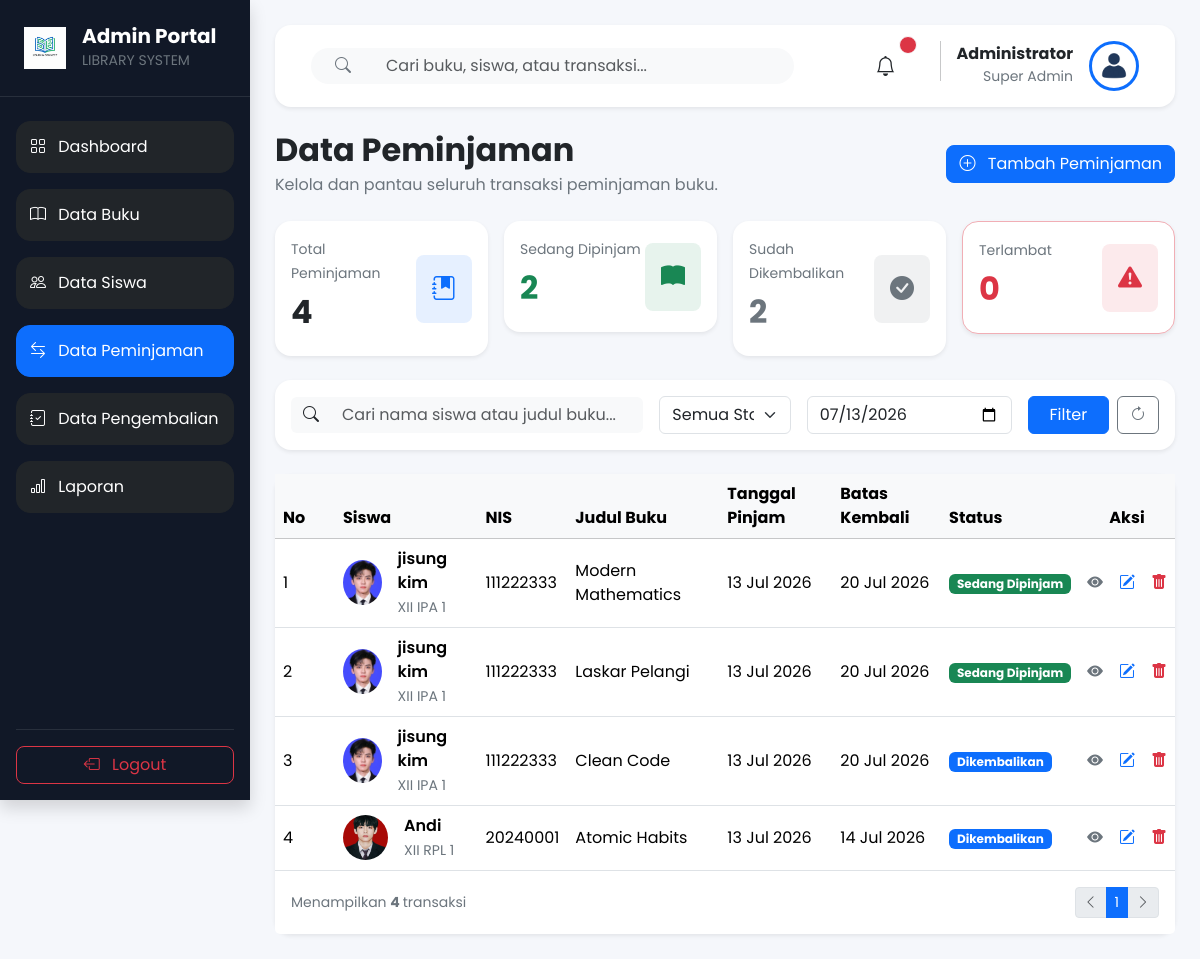
/admin/peminjaman.php?tanggal=2026-07-13 (signed in), run on the app's committed database.
### tables this page shows
CREATE TABLE `peminjaman` (
  `id_pinjam` int(11) NOT NULL,
  `id_siswa` int(11) NOT NULL,
  `id_buku` int(11) NOT NULL,
  `id_admin` int(11) NOT NULL,
  `tanggal_pinjam` date DEFAULT NULL,
  `batas_kembali` date DEFAULT NULL,
  `status` enum('Dipinjam','Dikembalikan','Terlambat') DEFAULT 'Dipinjam'
);

CREATE TABLE `siswa` (
  `id_siswa` int(11) NOT NULL,
  `nis` varchar(20) NOT NULL,
  `nama_siswa` varchar(100) NOT NULL,
  `kelas` varchar(30) DEFAULT NULL,
  `jenis_kelamin` enum('L','P') DEFAULT NULL,
  `email` varchar(100) DEFAULT NULL,
  `no_hp` varchar(20) DEFAULT NULL,
  `alamat` text DEFAULT NULL,
  `password` varchar(255) NOT NULL,
  `foto` varchar(255) DEFAULT NULL,
  `created_at` timestamp NOT NULL DEFAULT current_timestamp()
);

CREATE TABLE `buku` (
  `id_buku` int(11) NOT NULL,
  `isbn` varchar(30) DEFAULT NULL,
  `judul` varchar(200) NOT NULL,
  `penulis` varchar(150) DEFAULT NULL,
  `penerbit` varchar(150) DEFAULT NULL,
  `tahun_terbit` year(4) DEFAULT NULL,
  `stok` int(11) DEFAULT 0,
  `cover` varchar(255) DEFAULT NULL,
  `deskripsi` text DEFAULT NULL,
  `id_kategori` int(11) DEFAULT NULL,
  `id_lokasi` int(11) DEFAULT NULL
);

### admin/peminjaman.php (the view, shortened to what this page needs)
<?php
include "../config/koneksi.php";
$totalPinjam = mysqli_fetch_assoc(
    mysqli_query($conn,"
    SELECT COUNT(*) AS total
    FROM peminjaman
    ")
);
$sedangDipinjam = mysqli_fetch_assoc(
    mysqli_query($conn,"
    SELECT COUNT(*) AS total
    FROM peminjaman
    WHERE status='Dipinjam'
    ")
);
$sudahKembali = mysqli_fetch_assoc(
    mysqli_query($conn,"
    SELECT COUNT(*) AS total
    FROM peminjaman
    WHERE status='Dikembalikan'
    ")
);
$terlambat = mysqli_fetch_assoc(
    mysqli_query($conn,"
    SELECT COUNT(*) AS total
    FROM peminjaman
    WHERE status='Dipinjam'
    AND batas_kembali < CURDATE()
    ")
);
include "../includes/header.php";
include "../includes/sidebar_admin.php";
?>
<div
class="container-fluid"
style="
margin-left:250px;
padding:25px;
background:#F5F7FB;
min-height:100vh;
">
<?php include "../includes/navbar_admin.php"; ?>
<div class="d-flex justify-content-between align-items-center mb-4">
    <div>
        <h2 class="fw-bold mb-1">
            Data Peminjaman
        </h2>
        <p class="text-secondary mb-0">
            Kelola dan pantau seluruh transaksi peminjaman buku.
        </p>
    </div>
    <a
        href="tambah_peminjaman.php"
        class="btn btn-primary rounded-3">
        <i class="bi bi-plus-circle me-2"></i>
        Tambah Peminjaman
    </a>
</div>
<div class="row g-3 mb-4">
    <div class="col-lg-3">
        <div class="card border-0 shadow-sm rounded-4">
            <div class="card-body">
                <div class="d-flex justify-content-between align-items-center">
                    <div>
                        <small class="text-secondary">
                            Total Peminjaman
                        </small>
                        <h2 class="fw-bold mt-2">
                            <?= $totalPinjam['total']; ?>
                        </h2>
                    </div>
                    <div class="bg-primary bg-opacity-10 rounded-3 p-3">
                        <i class="bi bi-journal-bookmark-fill fs-4 text-primary"></i>
                    </div>
                </div>
            </div>
        </div>
    </div>
    <div class="col-lg-3">
        <div class="card border-0 shadow-sm rounded-4">
            <div class="card-body">
                <div class="d-flex justify-content-between align-items-center">
                    <div>
                        <small class="text-secondary">
                            Sedang Dipinjam
                        </small>
                        <h2 class="fw-bold text-success mt-2">
                            <?= $sedangDipinjam['total']; ?>
                        </h2>
                    </div>
                    <div class="bg-success bg-opacity-10 rounded-3 p-3">
                        <i class="bi bi-book-fill fs-4 text-success"></i>
                    </div>
                </div>
            </div>
        </div>
    </div>
    <div class="col-lg-3">
        <div class="card border-0 shadow-sm rounded-4">
            <div class="card-body">
                <div class="d-flex justify-content-between align-items-center">
                    <div>
                        <small class="text-secondary">
                            Sudah Dikembalikan
                        </small>
                        <h2 class="fw-bold text-secondary mt-2">
                            <?= $sudahKembali['total']; ?>
                        </h2>
                    </div>
                    <div class="bg-secondary bg-opacity-10 rounded-3 p-3">
                        <i class="bi bi-check-circle-fill fs-4 text-secondary"></i>
                    </div>
                </div>
            </div>
        </div>
    </div>
    <div class="col-lg-3">
        <div class="card border border-danger-subtle shadow-sm rounded-4">
            <div class="card-body">
                <div class="d-flex justify-content-between align-items-center">
                    <div>
                        <small class="text-secondary">
                            Terlambat
                        </small>
                        <h2 class="fw-bold text-danger mt-2">
                            <?= $terlambat['total']; ?>
                        </h2>
                    </div>
                    <div class="bg-danger bg-opacity-10 rounded-3 p-3">
                        <i class="bi bi-exclamation-triangle-fill fs-4 text-danger"></i>
                    </div>
                </div>
            </div>
        </div>
    </div>
</div>
<?php
$search  = isset($_GET['search']) ? mysqli_real_escape_string($conn,$_GET['search']) : "";
$status  = isset($_GET['status']) ? mysqli_real_escape_string($conn,$_GET['status']) : "";
$tanggal = isset($_GET['tanggal']) ? mysqli_real_escape_string($conn,$_GET['tanggal']) : "";
$where = "WHERE 1=1";
if($tanggal!=""){
    $where .= " AND peminjaman.tanggal_pinjam='$tanggal'";
}
$query = mysqli_query($conn,"
SELECT
peminjaman.*,
siswa.nama_siswa,
siswa.nis,
siswa.kelas,
siswa.foto,
buku.judul,
admin.nama_admin
FROM peminjaman
INNER JOIN siswa
ON siswa.id_siswa=peminjaman.id_siswa
INNER JOIN buku
ON buku.id_buku=peminjaman.id_buku
INNER JOIN admin
ON admin.id_admin=peminjaman.id_admin
$where
ORDER BY id_pinjam DESC
");
?>
<div class="card border-0 shadow-sm rounded-4 mb-4">
<div class="card-body">
<form method="GET">
<div class="row g-3 align-items-center">
    <div class="col-lg-5">
        <div class="input-group">
            <span class="input-group-text bg-light border-0">
                <i class="bi bi-search"></i>
            </span>
            <input
                type="text"
                name="search"
                class="form-control border-0 bg-light"
                placeholder="Cari nama siswa atau judul buku..."
                value="<?= $search; ?>">
        </div>
    </div>
    <div class="col-lg-2">
        <select
            name="status"
            class="form-select">
            <option value="">
                Semua Status
            </option>
        </select>
    </div>
    <div class="col-lg-3">
        <input
            type="date"
            name="tanggal"
            class="form-control"
            value="<?= $tanggal; ?>">
    </div>
    <div class="col-lg-2">
        <div class="d-flex gap-2">
            <button
                type="submit"
                class="btn btn-primary flex-fill">
                Filter
            </button>
            <a
                href="peminjaman.php"
                class="btn btn-outline-secondary">
                <i class="bi bi-arrow-clockwise"></i>
            </a>
        </div>
    </div>
</div>
</form>
</div>
</div>
<div class="card border-0 shadow-sm rounded-4">
<div class="table-responsive">
<table class="table align-middle table-hover mb-0">
<thead class="table-light">
<tr>
<th width="60">No</th>
<th>Siswa</th>
<th>NIS</th>
<th>Judul Buku</th>
<th>Tanggal Pinjam</th>
<th>Batas Kembali</th>
<th>Status</th>
<th class="text-center">Aksi</th>
</tr>
</thead>
<tbody>
<?php
$no = 1;
if(mysqli_num_rows($query)>0){
?>
<?php
while($data = mysqli_fetch_assoc($query)){
    if($data['status']=="Dipinjam"){
        if(strtotime($data['batas_kembali']) < strtotime(date("Y-m-d"))){
            $badge = "danger";
            $status = "Terlambat";
        }else{
            $badge = "success";
            $status = "Sedang Dipinjam";
        }
    }else{
        $badge = "primary";
        $status = "Dikembalikan";
    }
?>
<tr>
    <td>
        <?= $no++; ?>
    </td>
    <td>
        <div class="d-flex align-items-center">
            <?php
            if(!empty($data['foto']) && file_exists("../assets/image/siswa/".$data['foto'])){
            ?>
                <img
                    src="../assets/image/siswa/<?= $data['foto']; ?>"
                    class="rounded-circle me-3"
                    width="45"
                    height="45"
                    style="object-fit:cover;">
            <?php
            }
            ?>
            <div>
                <div class="fw-semibold">
                    <?= $data['nama_siswa']; ?>
                </div>
                <small class="text-secondary">
                    <?= $data['kelas']; ?>
                </small>
            </div>
        </div>
    </td>
    <td>
        <?= $data['nis']; ?>
    </td>
    <td>
        <?= $data['judul']; ?>
    </td>
    <td>
        <?= date('d M Y',strtotime($data['tanggal_pinjam'])); ?>
    </td>
    <td>
        <?php
        if($status=="Terlambat"){
        ?>
            <span class="text-danger fw-semibold">
                <?= date('d M Y',strtotime($data['batas_kembali'])); ?>
            </span>
        <?php
        }else{
            echo date('d M Y',strtotime($data['batas_kembali']));
        }
        ?>
    </td>
    <td>
        <span class="badge bg-<?= $badge; ?>">
            <?= $status; ?>
        </span>
    </td>
    <td class="text-center">
        <div class="d-flex justify-content-center gap-3">
            <a
                href="detail_peminjaman.php?id=<?= $data['id_pinjam']; ?>"
                class="text-secondary"
                title="Detail">
                <i class="bi bi-eye-fill"></i>
            </a>
            <a
                href="edit_peminjaman.php?id=<?= $data['id_pinjam']; ?>"
                class="text-primary"
                title="Edit">
                <i class="bi bi-pencil-square"></i>
            </a>
            <a
                href="hapus_peminjaman.php?id=<?= $data['id_pinjam']; ?>"
                class="text-danger"
                title="Hapus"
                onclick="return confirm('Yakin ingin menghapus transaksi ini?')">
                <i class="bi bi-trash-fill"></i>
            </a>
        </div>
    </td>
</tr>
<?php
}
?>
<?php
}
?>
</tbody>
</table>
</div>
<div class="card-footer bg-white border-0">
    <div class="d-flex justify-content-between align-items-center py-2">
        <small class="text-secondary">
            Menampilkan
            <strong>
                <?= mysqli_num_rows($query); ?>
            </strong>
            transaksi
        </small>
        <nav>
            <ul class="pagination pagination-sm mb-0">
                <li class="page-item disabled">
                    <a class="page-link">
                        <i class="bi bi-chevron-left"></i>
                    </a>
                </li>
                <li class="page-item active">
                    <a class="page-link">
                        1
                    </a>
                </li>
                <li class="page-item disabled">
                    <a class="page-link">
                        <i class="bi bi-chevron-right"></i>
                    </a>
                </li>
            </ul>
        </nav>
    </div>
</div>
</div>
</div>
<?php include "../includes/footer.php"; ?>

### includes/navbar_admin.php (shortened to what this page needs)
<?php
include "../config/koneksi.php";
$id_admin = $_SESSION['id'];
$queryAdmin = mysqli_query($conn,"
SELECT *
FROM admin
WHERE id_admin='$id_admin'
");
$admin = mysqli_fetch_assoc($queryAdmin);
$keyword = isset($_GET['search']) ? $_GET['search'] : "";
?>
<nav class="navbar bg-white shadow-sm rounded-4 px-4 py-3 mb-4">
    <div class="container-fluid">
        <form
            class="col-lg-7"
            method="GET"
            action="">
            <div class="input-group">
                <span
                    class="input-group-text
                    bg-light
                    border-0
                    rounded-start-pill
                    px-4">
                    <i class="bi bi-search text-secondary"></i>
                </span>
                <input
                    type="text"
                    name="search"
                    class="form-control border-0 bg-light rounded-end-pill"
                    placeholder="Cari buku, siswa, atau transaksi..."
                    value="<?= htmlspecialchars($keyword); ?>">
            </div>
        </form>
        <div class="d-flex align-items-center">
            <button
                class="btn border-0 bg-transparent position-relative me-4">
                <i class="bi bi-bell fs-5"></i>
                <span
                    class="position-absolute
                    top-0
                    start-100
                    translate-middle
                    p-2
                    bg-danger
                    border
                    border-light
                    rounded-circle">
                </span>
            </button>
            <div class="d-flex align-items-center ms-2">
                <div class="text-end me-3">
                    <h6 class="mb-0 fw-bold">
                        <?= $admin['nama_admin']; ?>
                    </h6>
                    <small class="text-secondary">
                        Super Admin
                    </small>
                </div>
                <img
    src="../assets/image/default-user.png"
    alt="Admin"
    width="50"
    height="50"
    class="rounded-circle border border-3 border-primary"
    style="object-fit:cover;">
            </div>
        </div>
    </div>
</nav>

### data on the page
peminjaman: id_siswa.foto (picture), id_siswa.nama_siswa "jisung kim", id_siswa.kelas "XII IPA 1", id_siswa.nis "111222333", id_buku.judul "Modern Mathematics", tanggal_pinjam "13 Jul 2026", batas_kembali "20 Jul 2026", batas_kembali "Sedang Dipinjam"
peminjaman: id_siswa.foto (picture), id_siswa.nama_siswa "jisung kim", id_siswa.kelas "XII IPA 1", id_siswa.nis "111222333", id_buku.judul "Laskar Pelangi", tanggal_pinjam "13 Jul 2026", batas_kembali "20 Jul 2026", batas_kembali "Sedang Dipinjam"
peminjaman: id_siswa.foto (picture), id_siswa.nama_siswa "jisung kim", id_siswa.kelas "XII IPA 1", id_siswa.nis "111222333", id_buku.judul "Clean Code", tanggal_pinjam "13 Jul 2026", batas_kembali "20 Jul 2026", status "Dikembalikan"
peminjaman: id_siswa.foto (picture), id_siswa.nama_siswa "Andi", id_siswa.kelas "XII RPL 1", id_siswa.nis "20240001", id_buku.judul "Atomic Habits", tanggal_pinjam "13 Jul 2026", batas_kembali "14 Jul 2026", status "Dikembalikan"

### other printed values
$admin['nama_admin'] "Administrator"
$totalPinjam['total'] "4"
$sedangDipinjam['total'] "2"
$sudahKembali['total'] "2"
$terlambat['total'] "0"
mysqli_num_rows($query) "4"
